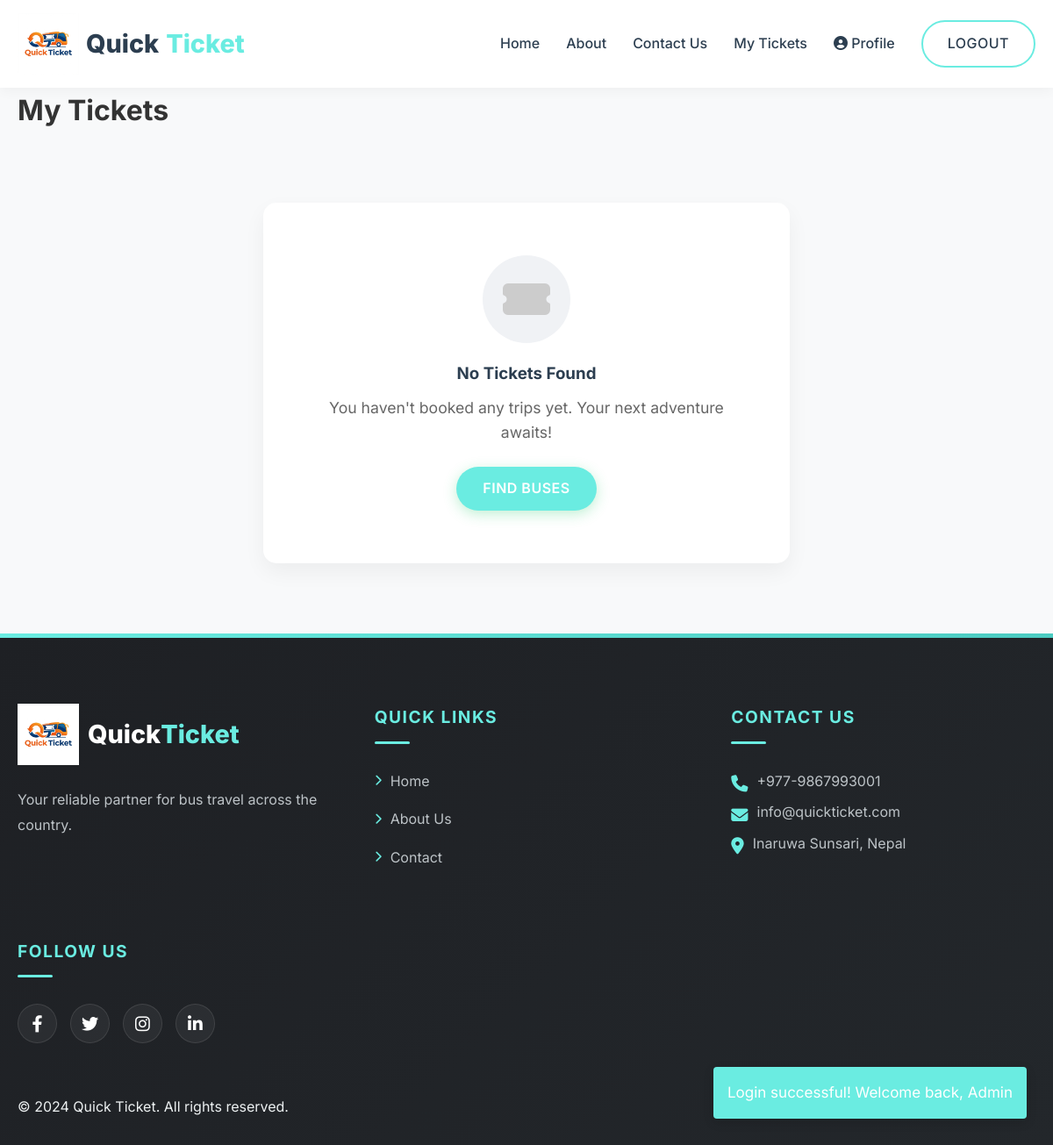
The page /my_tickets.php (signed in) on the database as committed earlier.
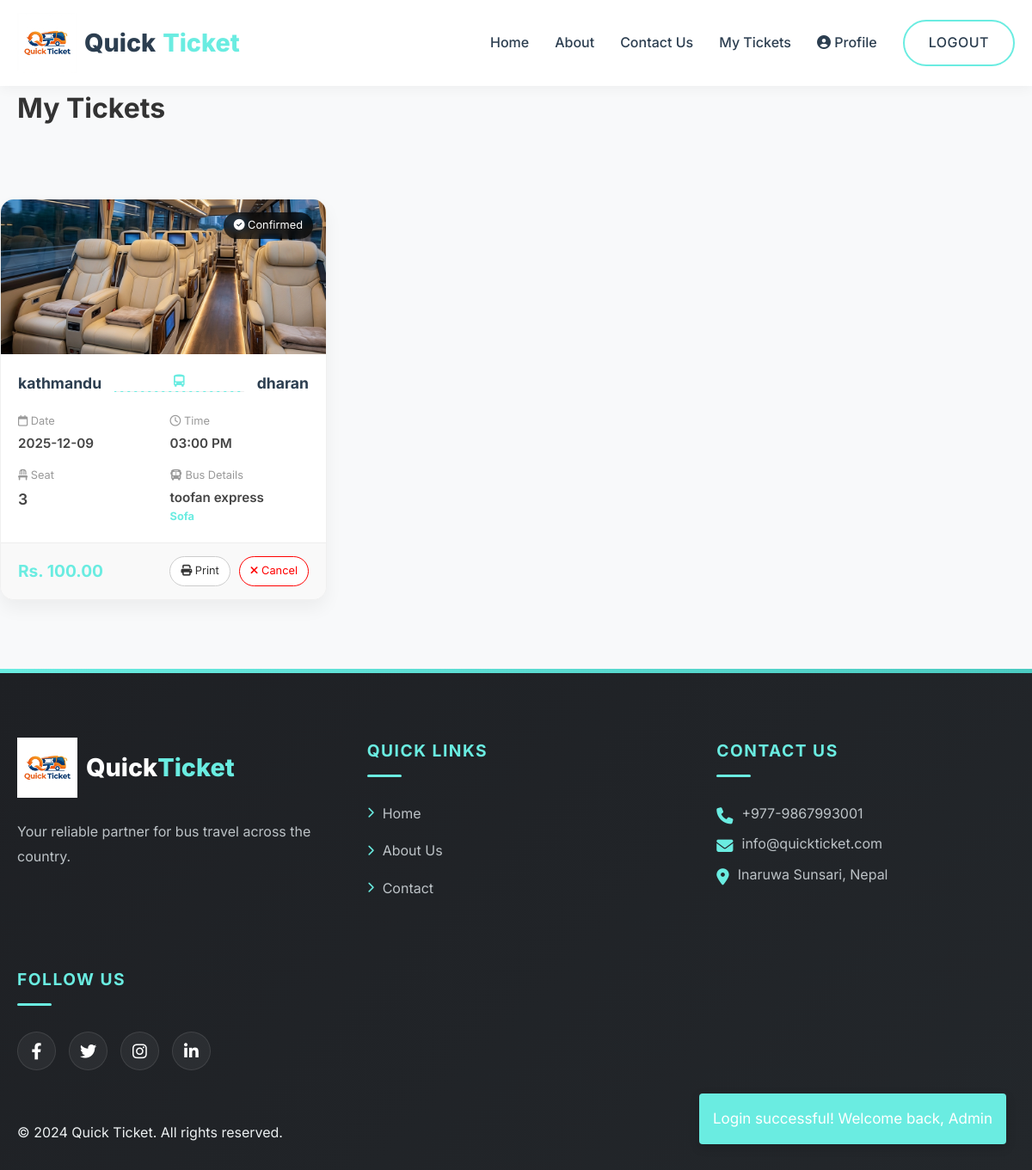
The same page on the database as committed later.
### tables this page shows
CREATE TABLE `bookings` (
  `id` int(6) unsigned NOT NULL AUTO_INCREMENT,
  `user_id` int(6) unsigned DEFAULT NULL,
  `route_id` int(6) unsigned DEFAULT NULL,
  `seat_number` varchar(10) DEFAULT NULL,
  `booking_date` timestamp NOT NULL DEFAULT current_timestamp(),
  `status` enum('pending','confirmed','cancelled') DEFAULT 'pending',
  `payment_status` enum('pending','partial','paid') DEFAULT 'pending',
  `payment_method` varchar(50) DEFAULT 'cash',
  `transaction_id` varchar(100) DEFAULT NULL,
  `paid_amount` decimal(10,2) DEFAULT 0.00,
  `passenger_name` varchar(100) NOT NULL DEFAULT '',
  `contact_number` varchar(20) NOT NULL DEFAULT '',
  `pickup_location` varchar(100) NOT NULL DEFAULT '',
  PRIMARY KEY (`id`),
  KEY `user_id` (`user_id`),
  KEY `route_id` (`route_id`),
  CONSTRAINT `bookings_ibfk_1` FOREIGN KEY (`user_id`) REFERENCES `users` (`id`),
  CONSTRAINT `bookings_ibfk_2` FOREIGN KEY (`route_id`) REFERENCES `routes` (`id`)
);

CREATE TABLE `routes` (
  `id` int(6) unsigned NOT NULL AUTO_INCREMENT,
  `bus_id` int(6) unsigned DEFAULT NULL,
  `source` varchar(100) NOT NULL,
  `destination` varchar(100) NOT NULL,
  `departure_date` date NOT NULL,
  `departure_time` time NOT NULL,
  `price` decimal(10,2) NOT NULL,
  `created_at` timestamp NOT NULL DEFAULT current_timestamp(),
  PRIMARY KEY (`id`),
  KEY `bus_id` (`bus_id`),
  CONSTRAINT `routes_ibfk_1` FOREIGN KEY (`bus_id`) REFERENCES `buses` (`id`)
);

CREATE TABLE `buses` (
  `id` int(6) unsigned NOT NULL AUTO_INCREMENT,
  `bus_name` varchar(100) NOT NULL,
  `bus_number` varchar(50) NOT NULL,
  `bus_type` varchar(50) NOT NULL,
  `total_seats` int(3) NOT NULL,
  `created_at` timestamp NOT NULL DEFAULT current_timestamp(),
  PRIMARY KEY (`id`)
);

### my_tickets.php (the view, shortened to what this page needs)
<?php
include 'includes/header.php';
$user_id = $_SESSION['user_id'];
?>
<div class="page-header">
    <div class="container">
        <h1>My Tickets</h1>
    </div>
</div>
<div class="container section-padding">
    <?php
    $sql = "SELECT b.id, v.bus_name, v.bus_number, v.bus_type, r.source, r.destination, r.departure_date, r.departure_time, b.seat_number, b.payment_status, b.transaction_id, b.paid_amount, r.price
            FROM bookings b
            LEFT JOIN routes r ON b.route_id = r.id
            LEFT JOIN buses v ON r.bus_id = v.id
            WHERE b.user_id = $user_id
            ORDER BY b.id DESC";
    $result = $conn->query($sql);
    if ($result->num_rows > 0) {
        echo '<div class="tickets-grid" style="display: grid; grid-template-columns: repeat(auto-fill, minmax(320px, 1fr)); gap: 30px;">';
        while($row = $result->fetch_assoc()) {
            $status_text = 'Pending';
            $verification_icon = '<i class="fas fa-clock"></i>';
            if ($row['payment_status'] == 'paid') {
                $status_text = 'Confirmed';
                $verification_icon = '<i class="fas fa-check-circle"></i>';
            } elseif ($row['payment_status'] == 'partial') {
                $status_color = '#f1c40f';
                $status_text = 'Partial Paid';
            } elseif ($row['payment_status'] == 'cancelled') {
                $status_color = '#95a5a6';
                $status_text = 'Cancelled';
                $verification_icon = '<i class="fas fa-ban"></i>';
            } else {
                $status_color = '#e74c3c';
                $status_text = 'Payment Due';
            }
            $bus_image = 'assets/images/bus.png';
            $bus_type_lower = strtolower($row['bus_type']);
            if (strpos($bus_type_lower, 'vip') !== false || strpos($bus_type_lower, 'sofa') !== false) {
                $bus_image = 'assets/images/vip_bus.png';
            } elseif (strpos($bus_type_lower, 'deluxe') !== false) {
                $bus_image = 'assets/images/deluxe_bus.png';
            }
            ?>
            <div class="ticket-card-wrap" style="opacity: <?php echo $status_text == 'Cancelled' ? '0.7' : '1'; ?>;">
                <div class="ticket-image" style="height: 180px; overflow: hidden; position: relative;">
                    <img src="<?php echo $bus_image; ?>" style="width: 100%; height: 100%; object-fit: cover; filter: <?php echo $status_text == 'Cancelled' ? 'grayscale(100%)' : 'none'; ?>;">
                    <div style="position: absolute; top: 15px; right: 15px; background: rgba(0,0,0,0.7); color: white; padding: 5px 12px; border-radius: 20px; font-size: 0.8rem; backdrop-filter: blur(4px);">
                        <?php echo $verification_icon . ' ' . $status_text; ?>
                    </div>
                </div>
                <div class="ticket-content">
                    <div class="route-line">
                        <span class="city"><?php echo $row['source']; ?></span>
                        <div class="connector">
                            <i class="fas fa-bus-alt"></i>
                            <span class="line"></span>
                        </div>
                        <span class="city"><?php echo $row['destination']; ?></span>
                    </div>
                    <div class="ticket-details">
                        <div class="detail-row">
                            <span class="label"><i class="far fa-calendar"></i> Date</span>
                            <span class="value"><?php echo $row['departure_date']; ?></span>
                        </div>
                        <div class="detail-row">
                            <span class="label"><i class="far fa-clock"></i> Time</span>
                            <span class="value"><?php echo date('h:i A', strtotime($row['departure_time'])); ?></span>
                        </div>
                        <div class="detail-row">
                            <span class="label"><i class="fas fa-chair"></i> Seat</span>
                            <span class="value highlight-seat"><?php echo $row['seat_number']; ?></span>
                        </div>
                         <div class="detail-row">
                            <span class="label"><i class="fas fa-bus"></i> Bus Details</span>
                            <span class="value"><?php echo $row['bus_name']; ?></span>
                            <span style="font-size: 0.8rem; color: var(--primary-color); font-weight: bold;"><?php echo $row['bus_type']; ?></span>
                        </div>
                    </div>
                </div>
                <div class="ticket-footer">
                    <span class="price-tag" style="color: var(--primary-color); font-weight: bold;">Rs. <?php echo $row['price']; ?></span>
                    <div style="display: flex; gap: 10px;">
                        <?php if($status_text != 'Cancelled'): ?>
                            <a href="print_ticket.php?id=<?php echo $row['id']; ?>" class="btn-view" style="text-decoration: none; color: inherit; font-size: 0.8rem; padding: 6px 12px; border: 1px solid #ccc; border-radius: 20px;">
                                <i class="fas fa-print"></i> Print
                            </a>
                            <a href="cancel_booking.php?id=<?php echo $row['id']; ?>" onclick="return confirm('Are you sure you want to cancel this ticket?')" class="btn-view" style="text-decoration: none; color: red; border-color: red; font-size: 0.8rem; padding: 6px 12px; border-radius: 20px;">
                                <i class="fas fa-times"></i> Cancel
                            </a>
                        <?php else: ?>
                            <span style="color: #999; font-size: 0.9rem;">No actions</span>
                        <?php endif; ?>
                    </div>
                </div>
            </div>
            <?php
        }
        echo '</div>';
    } else {
        echo '<div style="text-align: center; padding: 60px; background: #fff; border-radius: 15px; box-shadow: 0 10px 25px rgba(0,0,0,0.05); max-width: 600px; margin: 0 auto;">';
        echo '<div style="background: #f0f2f5; width: 100px; height: 100px; border-radius: 50%; display: flex; align-items: center; justify-content: center; margin: 0 auto 20px; color: #ccc; font-size: 3rem;"><i class="fas fa-ticket-alt"></i></div>';
        echo '<h3 style="color: var(--secondary-color); margin-bottom: 10px;">No Tickets Found</h3>';
        echo '<p style="color: #666; font-size: 1.1rem; margin-bottom: 25px;">You haven\'t booked any trips yet. Your next adventure awaits!</p>';
        echo '<a href="index.php" class="btn btn-primary" style="padding: 12px 30px;">Find Buses</a>';
        echo '</div>';
    }
    ?>
</div>
<?php include 'includes/footer.php'; ?>

### includes/header.php (shortened to what this page needs)
<!DOCTYPE html>
<html lang="en">
<head>
    <link rel="stylesheet" href="https://cdnjs.cloudflare.com/ajax/libs/font-awesome/6.4.0/css/all.min.css">
    <link rel="stylesheet" href="assets/css/style.css?v=1.1">
</head>
</head>
<body>
<?php if(isset($_SESSION['flash_msg'])): ?>
    <div id="flash-toast" style="visibility: hidden; min-width: 250px; background-color: var(--primary-color, #333); color: #fff; text-align: center; border-radius: 4px; padding: 16px; position: fixed; z-index: 9999; right: 30px; bottom: 30px; font-size: 17px; box-shadow: 0 4px 12px rgba(0,0,0,0.15); transform: translateY(100px); opacity: 0; transition: all 0.5s ease;">
        <?php
        echo $_SESSION['flash_msg'];
        ?>
    </div>
<?php endif; ?>
<nav class="navbar">
    <div class="container navbar-content">
        <a href="index.php" class="brand-logo">
            <img src="assets/images/logo.png" alt="Quick Ticket Logo" style="height: 70px; width: auto;">
            Quick<span class="highlight">Ticket</span>
        </a>
        <div class="nav-links">
            <a href="index.php">Home</a>
            <a href="about.php">About</a>
            <a href="contact.php">Contact Us</a>
            <?php if(isset($_SESSION['user_id'])): ?>
                <a href="my_tickets.php">My Tickets</a>
                <a href="profile.php"><i class="fas fa-user-circle"></i> Profile</a>
                <a href="logout.php" class="btn btn-outline">Logout</a>
            <?php else: ?>
                <a href="login.php" class="btn btn-outline">Login</a>
                <a href="signup.php" class="btn btn-primary">Sign Up</a>
            <?php endif; ?>
        </div>
    </div>
</nav>

### includes/footer.php (shortened to what this page needs)
<footer class="footer">
    <div class="container">
        <div class="footer-content">
            <div class="footer-brand">
                <h3>
                    <img src="assets/images/logo.png" alt="Quick Ticket Logo" style="height: 70px; width: auto; vertical-align: middle; margin-right: 10px;">
                    Quick<span class="highlight">Ticket</span>
                </h3>
                <p>Your reliable partner for bus travel across the country.</p>
            </div>
            <div class="footer-links">
                <h4>Quick Links</h4>
                <a href="index.php">Home</a>
                <a href="about.php">About Us</a>
                <a href="contact.php">Contact</a>
            </div>
            <div class="footer-contact">
                <h4>Contact Us</h4>
                <p style="margin-bottom: 10px; display: flex; align-items: center; gap: 10px;"><i class="fas fa-phone" style="color: var(--primary-color);"></i> +977-9867993001</p>
                <p style="margin-bottom: 10px; display: flex; align-items: center; gap: 10px;"><i class="fas fa-envelope" style="color: var(--primary-color);"></i> info@quickticket.com</p>
                <p style="margin-bottom: 10px; display: flex; align-items: center; gap: 10px;"><i class="fas fa-map-marker-alt" style="color: var(--primary-color);"></i> Inaruwa Sunsari, Nepal</p>
            </div>
            <div>
                 <h4>Follow Us</h4>
                 <div class="social-icons">
                     <a href="#"><i class="fab fa-facebook-f"></i></a>
                     <a href="#"><i class="fab fa-twitter"></i></a>
                     <a href="#"><i class="fab fa-instagram"></i></a>
                     <a href="#"><i class="fab fa-linkedin-in"></i></a>
                 </div>
            </div>
        </div>
        <div class="footer-bottom">
            <p>&copy; 2024 Quick Ticket. All rights reserved.</p>
        </div>
    </div>
</footer>
</body>
</html>

### assets/css/style.css (style rules this page uses)
* { margin: 0; padding: 0; box-sizing: border-box; }
body { font-family: 'Inter', -apple-system, BlinkMacSystemFont, "Segoe UI", Roboto, sans-serif; color: var(--text-color); line-height: 1.6; background-color: var(--light-bg); }
a { text-decoration: none; color: inherit; transition: var(--transition); }
.container { max-width: 1200px; margin: 0 auto; padding: 0 20px; }
.btn { display: inline-block; padding: 12px 28px; border-radius: 50px; font-weight: 600; cursor: pointer; border: none; font-size: 1rem; transition: var(--transition); text-transform: uppercase; letter-spacing: 0.5px; }
.btn-outline { border: 2px solid var(--primary-color); color: var(--primary-color); background: transparent; }
.highlight { color: var(--primary-color); }
.section-padding { padding: 80px 0; }
.navbar { background-color: var(--white); box-shadow: 0 2px 15px rgba(0, 0, 0, 0.05); position: sticky; top: 0; z-index: 1000; padding: 15px 0; }
.navbar-content { display: flex; justify-content: space-between; align-items: center; }
.brand-logo { font-size: 1.8rem; font-weight: 800; color: var(--secondary-color); display: flex; align-items: center; gap: 8px; }
.nav-links { display: flex; align-items: center; gap: 30px; }
.nav-links a { font-weight: 500; color: var(--secondary-color); position: relative; }
.nav-links a::after { content: ''; position: absolute; width: 0; height: 2px; bottom: -4px; left: 0; background-color: var(--primary-color); transition: var(--transition); }
.footer { background: linear-gradient(to right, #1a2a6c, #b21f1f, #fdbb2d); background: linear-gradient(135deg, #1e2024 0%, #23272b 100%); color: #ecf0f1; padding: 80px 0 30px; margin-top: auto; position: relative; overflow: hidden; }
.footer::before { content: ''; position: absolute; top: 0; left: 0; width: 100%; height: 5px; background: linear-gradient(to right, var(--primary-color), var(--primary-dark)); }
.footer-content { display: grid; grid-template-columns: repeat(auto-fit, minmax(250px, 1fr)); gap: 60px; margin-bottom: 60px; }
.footer h3 { margin-bottom: 25px; font-size: 1.8rem; font-weight: 800; display: flex; align-items: center; color: var(--white); }
.footer h4 { margin-bottom: 30px; font-size: 1.2rem; color: var(--primary-color); font-weight: 700; text-transform: uppercase; letter-spacing: 1.5px; position: relative; padding-bottom: 15px; }
.footer h4::after { content: ''; position: absolute; left: 0; bottom: 0; width: 40px; height: 3px; background-color: var(--primary-color); border-radius: 2px; }
.footer-brand p { color: #bdc3c7; line-height: 1.8; font-size: 1rem; }
.footer-links a { display: block; margin-bottom: 18px; color: #bdc3c7; transition: var(--transition); display: flex; align-items: center; }
.footer-links a::before { content: '\f054'; font-family: 'Font Awesome 5 Free'; font-weight: 900; font-size: 0.8rem; margin-right: 10px; color: var(--primary-color); transition: var(--transition); }
.footer-contact p { color: #bdc3c7; margin-bottom: 20px; display: flex; align-items: flex-start; gap: 15px; font-size: 1rem; }
.footer-contact i { color: var(--primary-color); font-size: 1.2rem; margin-top: 4px; }
.social-icons { display: flex; gap: 15px; margin-top: 20px; }
.social-icons a { width: 45px; height: 45px; background-color: rgba(255, 255, 255, 0.05); border-radius: 50%; display: flex; align-items: center; justify-content: center; color: var(--white); transition: var(--transition); font-size: 1.2rem; border: 1px solid rgba(255, 255, 255, 0.1); }
.btn-primary { background-color: var(--primary-color); color: var(--white); box-shadow: 0 4px 15px rgba(46, 204, 113, 0.3); }

Rows that differ between the two databases and show on the page:
added bookings: payment_status "Confirmed", route.source "kathmandu", route.destination "dharan", route.departure_date "2025-12-09", route.departure_time "03:00 PM", seat_number "3", buses.bus_name "toofan express", buses.bus_type "Sofa", route.price "100.00"
Other text that changed with them:
text no longer shown: "No Tickets Found You haven ' t booked any trips yet. Your next adventure awaits! FIND BUSES"
